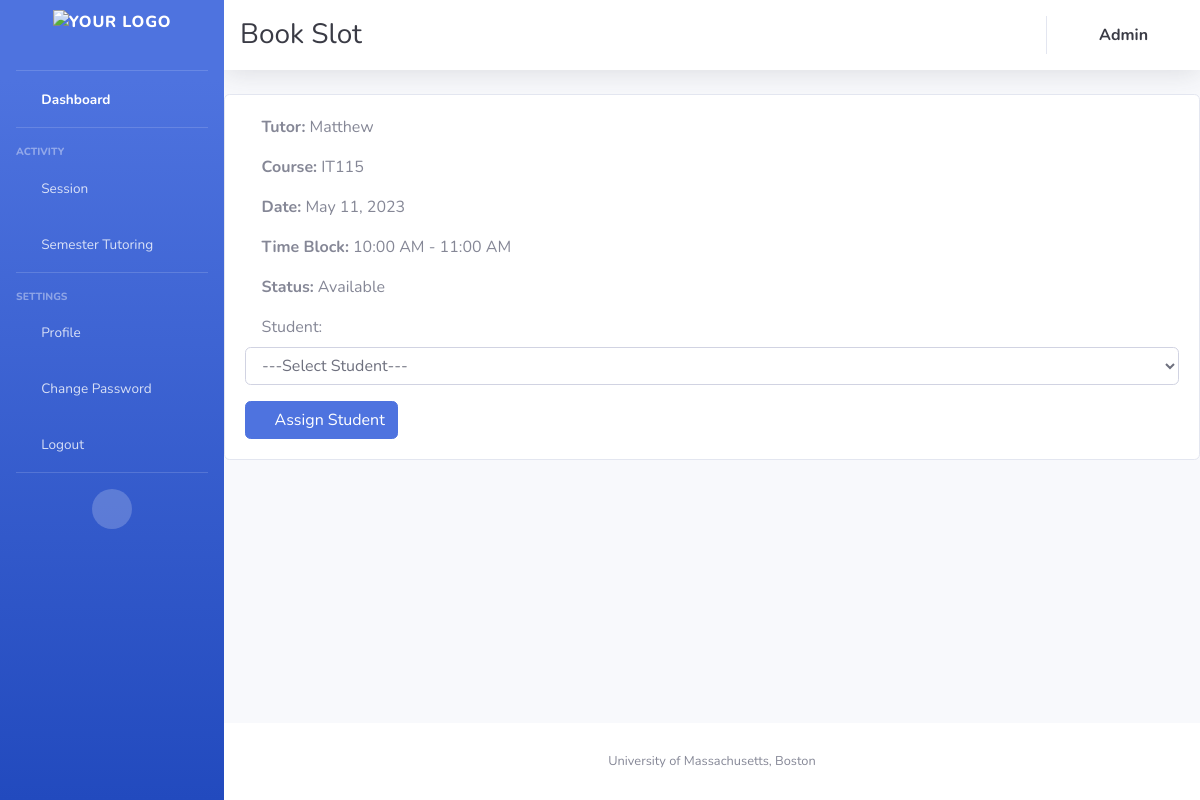
Page /bookingpage/45 (signed in) on the earlier database version.
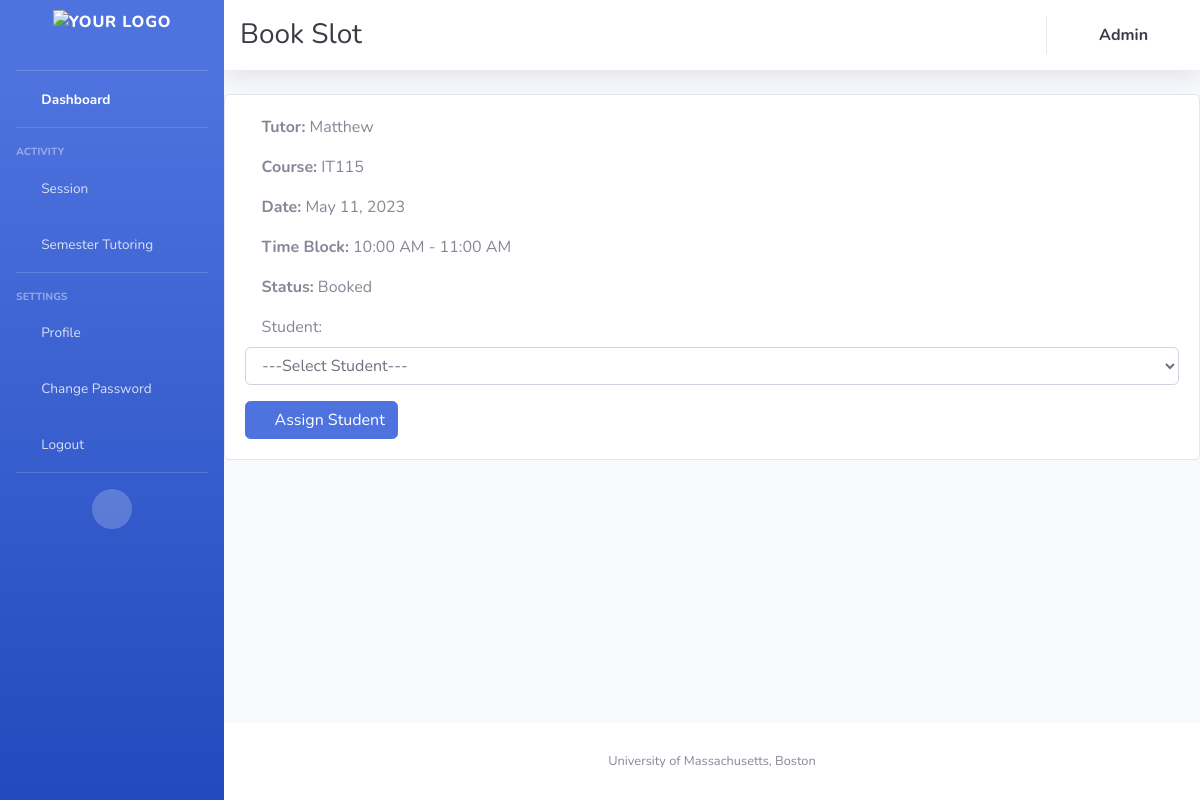
Same page on the later database version.
### appusers/models.py (models this page shows, shortened)
class Availability(models.Model):
    tutor = models.ForeignKey(Tutor, on_delete=models.CASCADE, null=True, blank=True, related_name='availabilities')
    date = models.DateField()
    timeblock = models.CharField(max_length=1, choices=TIMEBLOCK_CHOICES)
    booked_by = models.ForeignKey(Student, on_delete=models.SET_NULL, null=True, blank=True,
                                  related_name='booked_slots')
    course = models.ForeignKey(Course, on_delete=models.CASCADE)
    status = models.CharField(max_length=1, choices=STATUS_CHOICES)
    semester = models.CharField(max_length=25, null=True)

class Tutor(models.Model):
    user = models.OneToOneField(User, on_delete=models.CASCADE)
    courses = models.ManyToManyField(Course, related_name='tutors')
    profile_picture = models.URLField(default='static/images/favicons/Blue_logo.png', null=True, blank=True)
    def __str__(self):
        return self.user.username

class Course(models.Model):
    c_name = models.CharField(max_length=100)
    c_code = models.CharField(max_length=50, unique=True, null=False)
    def __str__(self):
        return self.c_name

### appusers/views.py (the view, shortened to what this page needs)
# urls.py: path('bookingpage/<int:availability_id>',book_slots , name='booking_page'),
@login_required
def book_slots(request, availability_id):
    availability = get_object_or_404(Availability, id=availability_id)
    if request.user.is_superuser:
        students = Student.objects.all()
        return render(request, 'booking_page.html', {'slot': availability, 'students': students})
    else:
        return render(request, 'booking_page.html', {'slot': availability})

### appusers/models.py (called while the page is built)
    def __str__(self):
        return self.user.username

### templates/booking_page.html (shortened to what this page needs)
{% extends "base.html" %}
{% block top_heading %}
    <h1 class="h3 mb-0 text-gray-900"></i> Book Slot</h1>
{% endblock %}
{% block content %}
    <div class="card">
        <div class="card-body">
            <p class="card-text"><i class="fas fa-chalkboard-teacher"></i> <strong>Tutor:</strong> {{ slot.tutor }}</p>
            <p class="card-text"><i class="fas fa-book"></i> <strong>Course:</strong> {{ slot.course }}</p>
            <p class="card-text"><i class="fas fa-calendar-alt"></i> <strong>Date:</strong> {{ slot.date }}</p>
            <p class="card-text"><i class="fas fa-clock"></i> <strong>Time Block:</strong> {{ slot.get_timeblock_display }}</p>
            <p class="card-text"><i class="fas fa-check-circle"></i> <strong>Status:</strong> {{ slot.get_status_display }}</p>
            {% if user.is_authenticated %}
                {% if user.is_superuser %}
                    <form method="POST" class="mt-3">
                        <div class="form-group">
                            <label for="student"><i class="fas fa-user-graduate"></i> Student:</label>
                            <select name="student" id="student" class="form-control">
                                <option value="">---Select Student---</option>
                            </select>
                        </div>
                        <button type="submit" class="btn btn-primary" onclick="return confirm('Are you sure you want to assign this slot?')"><i class="fas fa-user-plus"></i> Assign Student</button>
                    </form>
                {% else %}
                    <form method="POST" class="mt-3">
                        {% csrf_token %}
                        <input type="hidden" name="student" value="{{ user.student.id }}">
                        <button type="submit" class="btn btn-primary" onclick="return confirm('Are you sure you want to book this slot?')"><i class="fas fa-calendar-plus"></i> Book</button>
                    </form>
                {% endif %}
            {% else %}
                <p class="card-text mt-3">Please <a href="{% url 'login' %}">log in</a> or <a href="{% url 'register' %}">register</a> to book this slot.</p>
            {% endif %}
        </div>
    </div>
{% endblock %}

Differences in the rows shown:
changed Availability "10:00 AM - 11:00 AM": status "Available" → "Booked"
